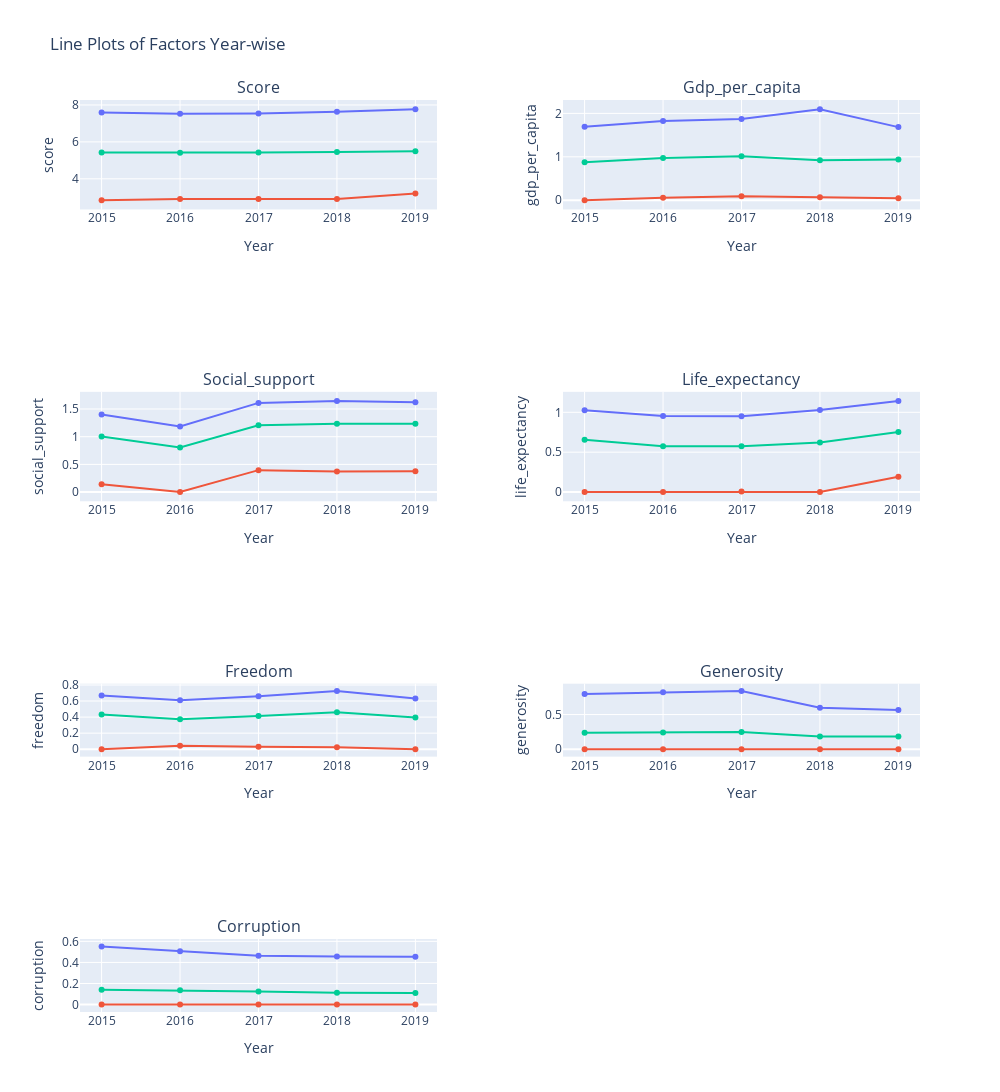

Notebook source saved alongside this figure:
### Markdown cell above
## 4. Line Plot

### Code cell
def lineplot(factor):
    summary_df = df.groupby('year')[factor].agg(['max', 'min', 'mean']).reset_index()

    summary_df_melted = summary_df.melt(id_vars='year', var_name='Metrics', value_name=factor)

    fig = px.line(summary_df_melted, x='year', y=factor, color='Metrics', markers=True,
                labels={'year': 'Year', factor: factor})

    return fig

# List of factors to plot
factors_to_plot = ['score', 'gdp_per_capita', 'social_support', 'life_expectancy', 'freedom', 'generosity', 'corruption']

# Define relative heights for the rows (adjust as needed)
heights = [0.3, 0.3, 0.2, 0.2]

# Create subplots with appropriate-sized graphs
fig = make_subplots(rows=4, cols=2, shared_yaxes=False,
                    subplot_titles=[f'{factor.capitalize()}' for factor in factors_to_plot],
                    horizontal_spacing=0.15, vertical_spacing=0.2,
                    row_heights=heights)

for i, factor in enumerate(factors_to_plot, 1):
    line_plot = lineplot(factor)
    for trace in line_plot.data:
        fig.add_trace(go.Scatter(trace), row=(i-1)//2 + 1, col=(i-1)%2 + 1)
    fig.update_xaxes(title_text="Year", row=(i-1)//2 + 1, col=(i-1)%2 + 1)
    fig.update_yaxes(title_text=factor, row=(i-1)//2 + 1, col=(i-1)%2 + 1)

# Update subplot settings for better appearance
fig.update_layout(title_text="Line Plots of Factors Year-wise", showlegend=False,
                width=1000, height=1200, font=dict(size=12))
fig.show()

### Figure 1 — Plotly figure (JSON) as saved in the notebook; plotly's stock layout.template omitted (floating-point values rounded to 4 significant figures)
{"data": [{"hovertemplate": "Metrics=max<br>Year=%{x}<br>score=%{y}<extra></extra>", "legendgroup": "max", "line": {"color": "#636efa", "dash": "solid"}, "marker": {"symbol": "circle"}, "mode": "markers+lines", "name": "max", "orientation": "v", "showlegend": true, "type": "scatter", "x": [2015, 2016, 2017, 2018, 2019], "xaxis": "x", "y": [7.587, 7.526, 7.537, 7.632, 7.769], "yaxis": "y"}, {"hovertemplate": "Metrics=min<br>Year=%{x}<br>score=%{y}<extra></extra>", "legendgroup": "min", "line": {"color": "#EF553B", "dash": "solid"}, "marker": {"symbol": "circle"}, "mode": "markers+lines", "name": "min", "orientation": "v", "showlegend": true, "type": "scatter", "x": [2015, 2016, 2017, 2018, 2019], "xaxis": "x", "y": [2.839, 2.905, 2.905, 2.905, 3.203], "yaxis": "y"}, {"hovertemplate": "Metrics=mean<br>Year=%{x}<br>score=%{y}<extra></extra>", "legendgroup": "mean", "line": {"color": "#00cc96", "dash": "solid"}, "marker": {"symbol": "circle"}, "mode": "markers+lines", "name": "mean", "orientation": "v", "showlegend": true, "type": "scatter", "x": [2015, 2016, 2017, 2018, 2019], "xaxis": "x", "y": [5.421, 5.413, 5.424, 5.455, 5.498], "yaxis": "y"}, {"hovertemplate": "Metrics=max<br>Year=%{x}<br>gdp_per_capita=%{y}<extra></extra>", "legendgroup": "max", "line": {"color": "#636efa", "dash": "solid"}, "marker": {"symbol": "circle"}, "mode": "markers+lines", "name": "max", "orientation": "v", "showlegend": true, "type": "scatter", "x": [2015, 2016, 2017, 2018, 2019], "xaxis": "x2", "y": [1.69, 1.824, 1.871, 2.096, 1.684], "yaxis": "y2"}, {"hovertemplate": "Metrics=min<br>Year=%{x}<br>gdp_per_capita=%{y}<extra></extra>", "legendgroup": "min", "line": {"color": "#EF553B", "dash": "solid"}, "marker": {"symbol": "circle"}, "mode": "markers+lines", "name": "min", "orientation": "v", "showlegend": true, "type": "scatter", "x": [2015, 2016, 2017, 2018, 2019], "xaxis": "x2", "y": [0, 0.05661, 0.09162, 0.069, 0.046], "yaxis": "y2"}, {"hovertemplate": "Metrics=mean<br>Year=%{x}<br>gdp_per_capita=%{y}<extra></extra>", "legendgroup": "mean", "line": {"color": "#00cc96", "dash": "solid"}, "marker": {"symbol": "circle"}, "mode": "markers+lines", "name": "mean", "orientation": "v", "showlegend": true, "type": "scatter", "x": [2015, 2016, 2017, 2018, 2019], "xaxis": "x2", "y": [0.8719, 0.9751, 1.014, 0.9196, 0.939], "yaxis": "y2"}, {"hovertemplate": "Metrics=max<br>Year=%{x}<br>social_support=%{y}<extra></extra>", "legendgroup": "max", "line": {"color": "#636efa", "dash": "solid"}, "marker": {"symbol": "circle"}, "mode": "markers+lines", "name": "max", "orientation": "v", "showlegend": true, "type": "scatter", "x": [2015, 2016, 2017, 2018, 2019], "xaxis": "x3", "y": [1.402, 1.183, 1.611, 1.644, 1.624], "yaxis": "y3"}, {"hovertemplate": "Metrics=min<br>Year=%{x}<br>social_support=%{y}<extra></extra>", "legendgroup": "min", "line": {"color": "#EF553B", "dash": "solid"}, "marker": {"symbol": "circle"}, "mode": "markers+lines", "name": "min", "orientation": "v", "showlegend": true, "type": "scatter", "x": [2015, 2016, 2017, 2018, 2019], "xaxis": "x3", "y": [0.1399, 0, 0.3961, 0.372, 0.378], "yaxis": "y3"}, {"hovertemplate": "Metrics=mean<br>Year=%{x}<br>social_support=%{y}<extra></extra>", "legendgroup": "mean", "line": {"color": "#00cc96", "dash": "solid"}, "marker": {"symbol": "circle"}, "mode": "markers+lines", "name": "mean", "orientation": "v", "showlegend": true, "type": "scatter", "x": [2015, 2016, 2017, 2018, 2019], "xaxis": "x3", "y": [1.003, 0.8045, 1.208, 1.233, 1.232], "yaxis": "y3"}, {"hovertemplate": "Metrics=max<br>Year=%{x}<br>life_expectancy=%{y}<extra></extra>", "legendgroup": "max", "line": {"color": "#636efa", "dash": "solid"}, "marker": {"symbol": "circle"}, "mode": "markers+lines", "name": "max", "orientation": "v", "showlegend": true, "type": "scatter", "x": [2015, 2016, 2017, 2018, 2019], "xaxis": "x4", "y": [1.025, 0.9528, 0.9495, 1.03, 1.141], "yaxis": "y4"}, {"hovertemplate": "Metrics=min<br>Year=%{x}<br>life_expectancy=%{y}<extra></extra>", "legendgroup": "min", "line": {"color": "#EF553B", "dash": "solid"}, "marker": {"symbol": "circle"}, "mode": "markers+lines", "name": "min", "orientation": "v", "showlegend": true, "type": "scatter", "x": [2015, 2016, 2017, 2018, 2019], "xaxis": "x4", "y": [0, 0, 0.005565, 0, 0.192], "yaxis": "y4"}, {"hovertemplate": "Metrics=mean<br>Year=%{x}<br>life_expectancy=%{y}<extra></extra>", "legendgroup": "mean", "line": {"color": "#00cc96", "dash": "solid"}, "marker": {"symbol": "circle"}, "mode": "markers+lines", "name": "mean", "orientation": "v", "showlegend": true, "type": "scatter", "x": [2015, 2016, 2017, 2018, 2019], "xaxis": "x4", "y": [0.6546, 0.5736, 0.5743, 0.6212, 0.7525], "yaxis": "y4"}, {"hovertemplate": "Metrics=max<br>Year=%{x}<br>freedom=%{y}<extra></extra>", "legendgroup": "max", "line": {"color": "#636efa", "dash": "solid"}, "marker": {"symbol": "circle"}, "mode": "markers+lines", "name": "max", "orientation": "v", "showlegend": true, "type": "scatter", "x": [2015, 2016, 2017, 2018, 2019], "xaxis": "x5", "y": [0.6697, 0.6085, 0.6582, 0.724, 0.631], "yaxis": "y5"}, {"hovertemplate": "Metrics=min<br>Year=%{x}<br>freedom=%{y}<extra></extra>", "legendgroup": "min", "line": {"color": "#EF553B", "dash": "solid"}, "marker": {"symbol": "circle"}, "mode": "markers+lines", "name": "min", "orientation": "v", "showlegend": true, "type": "scatter", "x": [2015, 2016, 2017, 2018, 2019], "xaxis": "x5", "y": [0, 0.0432, 0.03037, 0.025, 0], "yaxis": "y5"}, {"hovertemplate": "Metrics=mean<br>Year=%{x}<br>freedom=%{y}<extra></extra>", "legendgroup": "mean", "line": {"color": "#00cc96", "dash": "solid"}, "marker": {"symbol": "circle"}, "mode": "markers+lines", "name": "mean", "orientation": "v", "showlegend": true, "type": "scatter", "x": [2015, 2016, 2017, 2018, 2019], "xaxis": "x5", "y": [0.4327, 0.3734, 0.4142, 0.4601, 0.3963], "yaxis": "y5"}, {"hovertemplate": "Metrics=max<br>Year=%{x}<br>generosity=%{y}<extra></extra>", "legendgroup": "max", "line": {"color": "#636efa", "dash": "solid"}, "marker": {"symbol": "circle"}, "mode": "markers+lines", "name": "max", "orientation": "v", "showlegend": true, "type": "scatter", "x": [2015, 2016, 2017, 2018, 2019], "xaxis": "x6", "y": [0.7959, 0.8197, 0.8381, 0.598, 0.566], "yaxis": "y6"}, {"hovertemplate": "Metrics=min<br>Year=%{x}<br>generosity=%{y}<extra></extra>", "legendgroup": "min", "line": {"color": "#EF553B", "dash": "solid"}, "marker": {"symbol": "circle"}, "mode": "markers+lines", "name": "min", "orientation": "v", "showlegend": true, "type": "scatter", "x": [2015, 2016, 2017, 2018, 2019], "xaxis": "x6", "y": [0, 0, 0, 0, 0], "yaxis": "y6"}, {"hovertemplate": "Metrics=mean<br>Year=%{x}<br>generosity=%{y}<extra></extra>", "legendgroup": "mean", "line": {"color": "#00cc96", "dash": "solid"}, "marker": {"symbol": "circle"}, "mode": "markers+lines", "name": "mean", "orientation": "v", "showlegend": true, "type": "scatter", "x": [2015, 2016, 2017, 2018, 2019], "xaxis": "x6", "y": [0.2378, 0.2427, 0.2488, 0.182, 0.1842], "yaxis": "y6"}, {"hovertemplate": "Metrics=max<br>Year=%{x}<br>corruption=%{y}<extra></extra>", "legendgroup": "max", "line": {"color": "#636efa", "dash": "solid"}, "marker": {"symbol": "circle"}, "mode": "markers+lines", "name": "max", "orientation": "v", "showlegend": true, "type": "scatter", "x": [2015, 2016, 2017, 2018, 2019], "xaxis": "x7", "y": [0.5519, 0.5052, 0.4643, 0.457, 0.453], "yaxis": "y7"}, {"hovertemplate": "Metrics=min<br>Year=%{x}<br>corruption=%{y}<extra></extra>", "legendgroup": "min", "line": {"color": "#EF553B", "dash": "solid"}, "marker": {"symbol": "circle"}, "mode": "markers+lines", "name": "min", "orientation": "v", "showlegend": true, "type": "scatter", "x": [2015, 2016, 2017, 2018, 2019], "xaxis": "x7", "y": [0, 0, 0, 0, 0], "yaxis": "y7"}, {"hovertemplate": "Metrics=mean<br>Year=%{x}<br>corruption=%{y}<extra></extra>", "legendgroup": "mean", "line": {"color": "#00cc96", "dash": "solid"}, "marker": {"symbol": "circle"}, "mode": "markers+lines", "name": "mean", "orientation": "v", "showlegend": true, "type": "scatter", "x": [2015, 2016, 2017, 2018, 2019], "xaxis": "x7", "y": [0.1408, 0.1357, 0.1236, 0.1121, 0.1103], "yaxis": "y7"}], "layout": {"annotations": [{"font": {"size": 16}, "showarrow": false, "text": "Score", "x": 0.2125, "xanchor": "center", "xref": "paper", "y": 1, "yanchor": "bottom", "yref": "paper"}, {"font": {"size": 16}, "showarrow": false, "text": "Gdp_per_capita", "x": 0.7875, "xanchor": "center", "xref": "paper", "y": 1, "yanchor": "bottom", "yref": "paper"}, {"font": {"size": 16}, "showarrow": false, "text": "Social_support", "x": 0.2125, "xanchor": "center", "xref": "paper", "y": 0.68, "yanchor": "bottom", "yref": "paper"}, {"font": {"size": 16}, "showarrow": false, "text": "Life_expectancy", "x": 0.7875, "xanchor": "center", "xref": "paper", "y": 0.68, "yanchor": "bottom", "yref": "paper"}, {"font": {"size": 16}, "showarrow": false, "text": "Freedom", "x": 0.2125, "xanchor": "center", "xref": "paper", "y": 0.36, "yanchor": "bottom", "yref": "paper"}, {"font": {"size": 16}, "showarrow": false, "text": "Generosity", "x": 0.7875, "xanchor": "center", "xref": "paper", "y": 0.36, "yanchor": "bottom", "yref": "paper"}, {"font": {"size": 16}, "showarrow": false, "text": "Corruption", "x": 0.2125, "xanchor": "center", "xref": "paper", "y": 0.08, "yanchor": "bottom", "yref": "paper"}], "font": {"size": 12}, "height": 1200, "showlegend": false, "title": {"text": "Line Plots of Factors Year-wise"}, "width": 1000, "xaxis": {"anchor": "y", "domain": [0, 0.425], "title": {"text": "Year"}}, "xaxis2": {"anchor": "y2", "domain": [0.575, 1], "title": {"text": "Year"}}, "xaxis3": {"anchor": "y3", "domain": [0, 0.425], "title": {"text": "Year"}}, "xaxis4": {"anchor": "y4", "domain": [0.575, 1], "title": {"text": "Year"}}, "xaxis5": {"anchor": "y5", "domain": [0, 0.425], "title": {"text": "Year"}}, "xaxis6": {"anchor": "y6", "domain": [0.575, 1], "title": {"text": "Year"}}, "xaxis7": {"anchor": "y7", "domain": [0, 0.425], "title": {"text": "Year"}}, "xaxis8": {"anchor": "y8", "domain": [0.575, 1]}, "yaxis": {"anchor": "x", "domain": [0.88, 1], "title": {"text": "score"}}, "yaxis2": {"anchor": "x2", "domain": [0.88, 1], "title": {"text": "gdp_per_capita"}}, "yaxis3": {"anchor": "x3", "domain": [0.56, 0.68], "title": {"text": "social_support"}}, "yaxis4": {"anchor": "x4", "domain": [0.56, 0.68], "title": {"text": "life_expectancy"}}, "yaxis5": {"anchor": "x5", "domain": [0.28, 0.36], "title": {"text": "freedom"}}, "yaxis6": {"anchor": "x6", "domain": [0.28, 0.36], "title": {"text": "generosity"}}, "yaxis7": {"anchor": "x7", "domain": [0, 0.08], "title": {"text": "corruption"}}, "yaxis8": {"anchor": "x8", "domain": [0, 0.08]}}}
